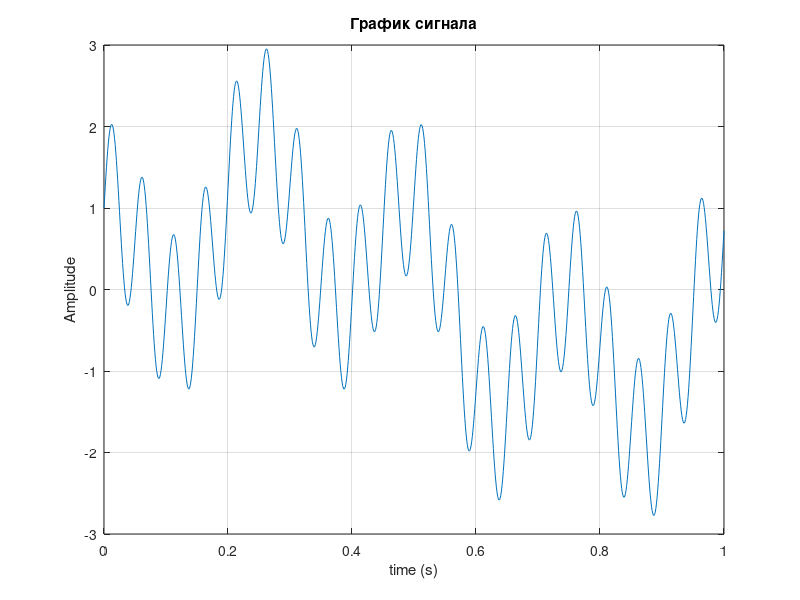

This chart was generated by the following MATLAB code: (Note: this script raises an error after producing the figure.)
clear; 

f = 4; 
y = @(t) cos (2 * pi * f * t) + sin (10 * pi * f * t) + sin (6 * t); 

fs = 1000;
t = 0:1/fs:1; 

figure; 
    plot(t, y(t));

    xlabel('time (s)');
    ylabel('Amplitude');
    grid on;
    title("График сигнала");

% Задаём частоту дискретизации и разбиваем ось времени
fs = 20 * 2; 
t = 0:1/fs:1;

% Сохраняем значение функций в массив
samples = arrayfun(y, t);

draw_samples(samples, t); 

ppf = fft(samples); 
opf = ifft(ppf); 

draw_ppf_spectre(t, ppf);

fprintf("Ширина спектра: %.2f\n", max(abs(ppf(:))));
fprintf('Занято памяти (Кб): %.2f\n', whos("ppf").bytes / 1024);


% задание 7
fs_4x = fs * 4; 
t_4x = 0:1/fs_4x:1;

samples_4x = arrayfun(y, t_4x); 

ppf_4x = fft(samples_4x); 
opf_4x = ifft(ppf_4x); 

draw_diff_4x(t, t_4x, samples, samples_4x, ppf, ppf_4x, opf, opf_4x);
draw_diff_opf_signal_4x(samples_4x, opf_4x, t_4x); 

fprintf("Ширина спектра: %.2f\n", max(abs(ppf_4x(:))));
fprintf('Занято памяти (Кб): %.2f\n', whos("ppf_4x").bytes / 1024);

quantization_test(y);

function quantization_test(y)
    fs = 8000;
    t = 0:1/fs:1; 

    original_signal = y(t); 

    bit_depths = [3, 4, 5, 6];

    for bits = bit_depths
        quantized_signal = quantize(original_signal, bits);
        
        Y = fft(original_signal);
        Y_quantized = fft(quantized_signal);
        
        amplitude_spectrum = abs(Y);
        amplitude_spectrum_quantized = abs(Y_quantized);
        
        quantization_error = original_signal - quantized_signal;
        mean_quantization_error = mean(abs(quantization_error));
        
        f = (0:length(original_signal)-1) * (fs / length(original_signal));
        
        figure;
        plot(f, amplitude_spectrum, 'b', 'DisplayName', 'Оригинальный сигнал');
        hold on;
        plot(f, amplitude_spectrum_quantized, 'r', 'DisplayName', sprintf('Квантованный сигнал (биты = %d)', bits));
        hold off;
        title(sprintf('Сравнение амплитудных спектров для %d бит', bits));
        xlabel('Частота (Гц)');
        ylabel('Амплитуда');
        xlim([0 fs/2]);
        legend show;
        grid on;
        
        fprintf('Средняя ошибка квантования для %d бит: %.4f\n', bits, mean_quantization_error);
    end
end

function draw_diff_4x(t, t_4x, samples, samples_4x, ppf, ppf_4x, opf, opf_4x)
    figure; 
        
        plot(t, samples, 'DisplayName', 'Сигнал с частотой fs');
        hold on; 
            plot(t_4x, samples_4x, 'DisplayName', 'Сигнал с частотой 4fs');
        hold off; 
        xlabel('time (s)');
        ylabel('Amplitude');
        grid on; 
        legend('show');
        title("Дискретизированный сигнал");
end 

function draw_diff_opf_signal_4x(samples, opf, t) 
    figure; 
        subplot(2,1,1); 
        plot(t, samples); 
        xlabel('time (s)');
        ylabel('Amplitude');
        title("Разница между обратно преобразованным цифровым сигналом и сигналом 4fs")

        subplot(2,1,2); 
        plot(t, opf); 
        xlabel('time (s)');
        ylabel('Amplitude');
end 

function draw_fourier(reference_opf, opf, t) 
    figure; 
        subplot(2,1,1); 
        plot(t, reference_opf); 
        xlabel('time (s)');
        ylabel('Amplitude');
        title("График восстановления ifft/fft")
end 

function draw_diff_opf_signal(samples, opf, t) 
    figure; 
        subplot(2,1,1); 
        plot(t, samples); 
        xlabel('time (s)');
        ylabel('Amplitude');
        title("Разница между обратно преобразованным цифровым сигналом и сигналом")

        subplot(2,1,2); 
        plot(t, opf); 
        xlabel('time (s)');
        ylabel('Amplitude');
end 

function draw_ppf_spectre(t, ppf)
    figure;
        
        plot(abs(ppf));
        xlabel('Frequency');
        ylabel('Amplitude');
        grid on;
        title("Спектр");
end 


function draw_samples(samples, t)
    figure; 
        
        plot(t, samples);
        xlabel('time (s)');
        ylabel('Amplitude');
        grid on;
        title("Дискретизированный сигнал");
end 

function quantized_signal = quantize(signal, bits)
    max_value = max(signal); % Максимальная амплитуда синусоиды
    min_value = min(signal); % Минимальная амплитуда синусоиды
    
    % Определите количество уровней квантования
    levels = 2^bits;
    
    % Масштабируйте сигнал для диапазона уровней
    scaled_signal = (signal - min_value) / (max_value - min_value) * (levels - 1);
    
    % Квантование сигналов
    quantized_scaled_signal = round(scaled_signal); % Округление до ближайшего уровня
    quantized_scaled_signal(quantized_scaled_signal >= levels) = levels - 1; % Ограничьте уровень
    quantized_signal = quantized_scaled_signal / (levels - 1) * (max_value - min_value) + min_value; % Обратное масштабирование
end